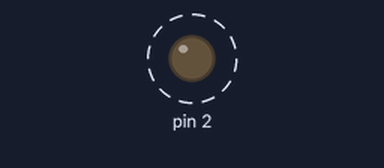
Bench run of a sketch on a simulated Arduino Uno, built with avr-gcc and run on an emulated ATmega328P. Shown: output pins drawn as LEDs (lit = HIGH). Dashed ring = blinking.

Above: at 0.5 s.
Timing chart, 0 to 4.6 s (numbered marks = the images above):
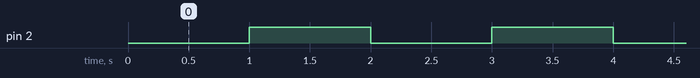

Measured:
- by itself, pin 2: alternates HIGH for 1.0 s and LOW for 1.0 s

The sketch:

AlarmObjTest1.ino
```cpp
#include "Alarm.h"
#include <cstdint>
#include <Arduino.h>

#define ALARM 2

Alarm myAlarm(ALARM);

void setup() {
  Serial.begin(115200);
}

void loop() {
  delay(1000);
  myAlarm.alarmOn();
  delay(1000);
  myAlarm.alarmOff();
}
```

Alarm.cpp
```cpp
#include "Alarm.h"
#include <cstdint>
#include <Arduino.h>

#define LOW 0
#define HIGH 1

Alarm::Alarm(uint8_t pin){
  this->pin = pin;
  pinMode(pin, OUTPUT);
  digitalWrite(pin, LOW);
}

void Alarm::alarmOn(){
  digitalWrite(pin, HIGH);
}

void Alarm::alarmOff(){
  digitalWrite(pin, LOW);
}
```

Alarm.h
```cpp
#ifndef ALARM_H
#define ALARM_H
#include <cstdint>
#include <Arduino.h>

class Alarm{
  public:
    Alarm(uint8_t pin);
    void alarmOn();
    void alarmOff();
  private:
    uint8_t pin;
};

#endif
```
